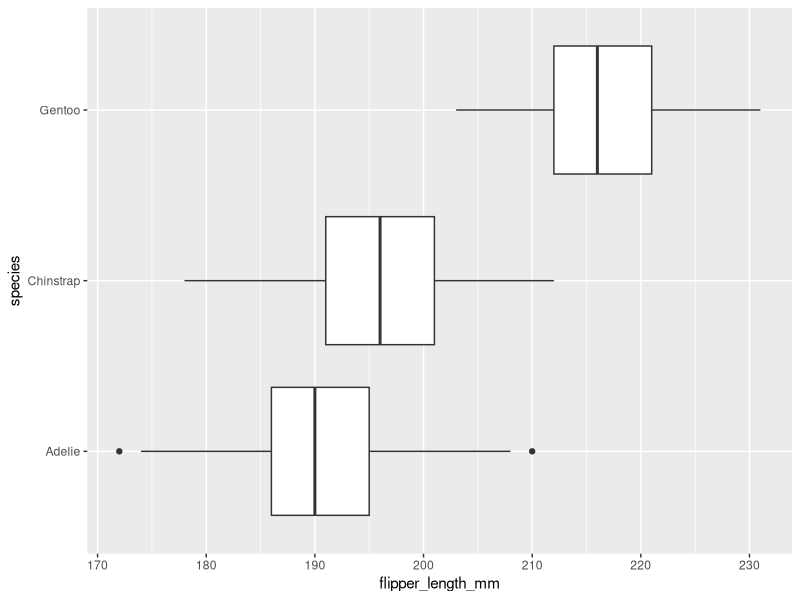
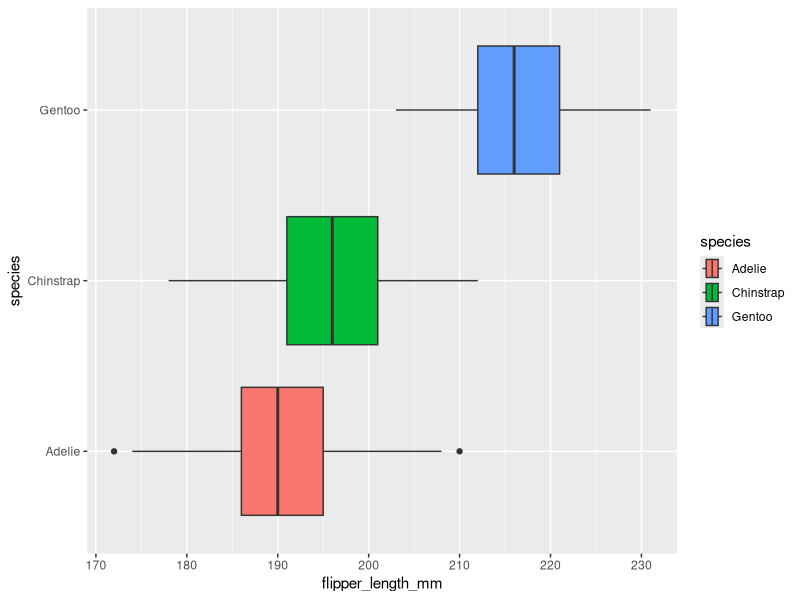
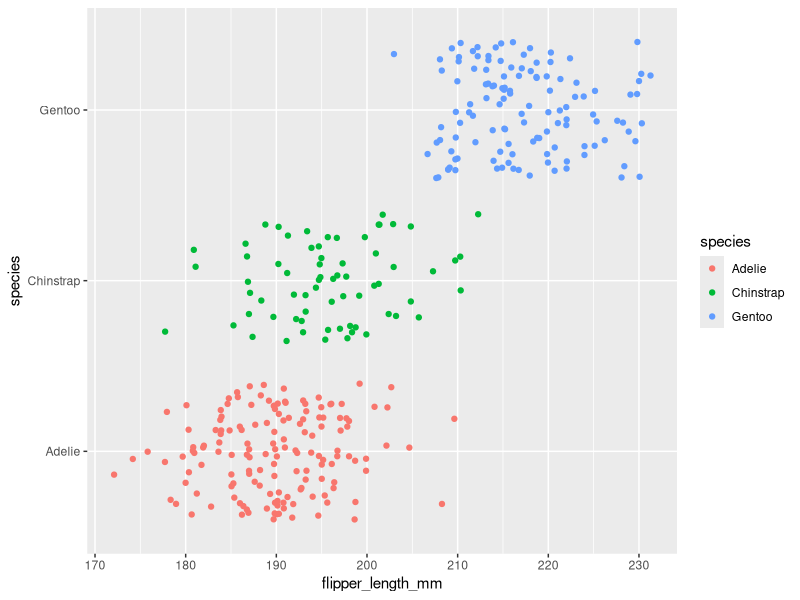

The R script that drew these images, in order:
## ---- chunk 1
knitr::opts_chunk$set(error = TRUE)
## ---- chunk 2
library(palmerpenguins)
penguins
## ---- chunk 3
library(ggplot2)
## ---- chunk 4
ggplot(data = penguins, mapping = aes(x = flipper_length_mm, y = species)) +
  geom_boxplot()
## ---- chunk 5
ggplot(data = penguins, mapping = aes(x = flipper_length_mm, y = species, fill = species)) +
  geom_boxplot()
## ---- chunk 6
ggplot(data = penguins, mapping = aes(x = flipper_length_mm, y = species, color = species)) +
  geom_jitter()
## ---- chunk 7

## ---- chunk 8

## ---- chunk 9

## ---- chunk 10

## ---- chunk 11

## ---- chunk 12

## ---- chunk 13

## ---- chunk 14

